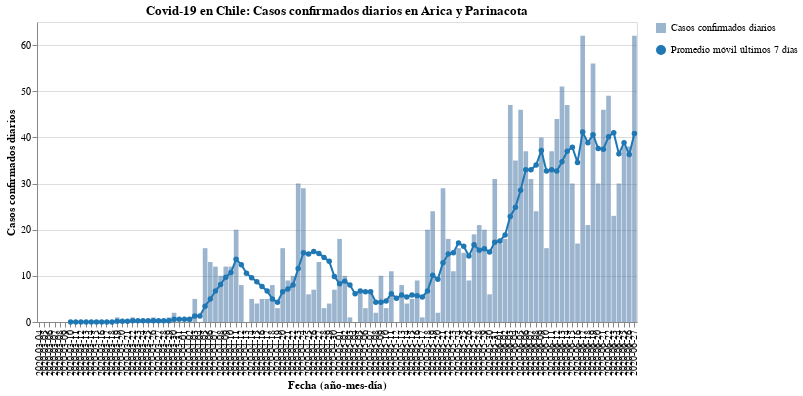

Notebook code for this chart:
### Code cell
#hide_input
bars, line = my_cases_plot(region)
(bars + line).properties(
    title=f'Covid-19 en Chile: Casos confirmados diarios en {region}',
    width=600
)

### Figure 1 — Vega-Lite specification as saved in the notebook (floating-point values rounded to 4 significant figures)
{"config": {"view": {"continuousWidth": 400, "continuousHeight": 300}}, "layer": [{"mark": {"type": "bar", "opacity": 0.7}, "encoding": {"opacity": {"type": "nominal", "field": "Casos confirmados diarios", "legend": {"title": ""}}, "tooltip": [{"type": "nominal", "field": "Fecha"}, {"type": "quantitative", "field": "Casos confirmados"}], "x": {"type": "nominal", "axis": {"title": "Fecha (año-mes-día)"}, "field": "Fecha"}, "y": {"type": "quantitative", "axis": {"title": "Casos confirmados diarios"}, "field": "Casos confirmados"}}}, {"mark": {"type": "line", "color": "#1f77b4", "point": {"filled": true, "fill": "#1f77b4"}}, "encoding": {"shape": {"type": "nominal", "field": "Promedio móvil últimos 7 días", "legend": {"title": ""}}, "x": {"type": "nominal", "axis": {"title": "Fecha (año-mes-día)"}, "field": "Fecha"}, "y": {"type": "quantitative", "field": "Rolling"}}}], "data": {"name": "data-a297566ef8213401701a8c63ac81ded2"}, "title": "Covid-19 en Chile: Casos confirmados diarios en Arica y Parinacota", "width": 600, "$schema": "https://vega.github.io/schema/vega-lite/v4.8.1.json", "datasets": {"data-a297566ef8213401701a8c63ac81ded2": [{"Fecha": "2020-03-04", "Casos confirmados": 0, "Rolling": null, "Casos confirmados diarios": "Casos confirmados diarios", "Promedio móvil últimos 7 días": "Promedio móvil últimos 7 días"}, {"Fecha": "2020-03-05", "Casos confirmados": 0, "Rolling": null, "Casos confirmados diarios": "Casos confirmados diarios", "Promedio móvil últimos 7 días": "Promedio móvil últimos 7 días"}, {"Fecha": "2020-03-06", "Casos confirmados": 0, "Rolling": null, "Casos confirmados diarios": "Casos confirmados diarios", "Promedio móvil últimos 7 días": "Promedio móvil últimos 7 días"}, {"Fecha": "2020-03-07", "Casos confirmados": 0, "Rolling": null, "Casos confirmados diarios": "Casos confirmados diarios", "Promedio móvil últimos 7 días": "Promedio móvil últimos 7 días"}, {"Fecha": "2020-03-08", "Casos confirmados": 0, "Rolling": null, "Casos confirmados diarios": "Casos confirmados diarios", "Promedio móvil últimos 7 días": "Promedio móvil últimos 7 días"}, {"Fecha": "2020-03-09", "Casos confirmados": 0, "Rolling": null, "Casos confirmados diarios": "Casos confirmados diarios", "Promedio móvil últimos 7 días": "Promedio móvil últimos 7 días"}, {"Fecha": "2020-03-10", "Casos confirmados": 0, "Rolling": 0.0, "Casos confirmados diarios": "Casos confirmados diarios", "Promedio móvil últimos 7 días": "Promedio móvil últimos 7 días"}, {"Fecha": "2020-03-11", "Casos confirmados": 0, "Rolling": 0.0, "Casos confirmados diarios": "Casos confirmados diarios", "Promedio móvil últimos 7 días": "Promedio móvil últimos 7 días"}, {"Fecha": "2020-03-12", "Casos confirmados": 0, "Rolling": 0.0, "Casos confirmados diarios": "Casos confirmados diarios", "Promedio móvil últimos 7 días": "Promedio móvil últimos 7 días"}, {"Fecha": "2020-03-13", "Casos confirmados": 0, "Rolling": 0.0, "Casos confirmados diarios": "Casos confirmados diarios", "Promedio móvil últimos 7 días": "Promedio móvil últimos 7 días"}, {"Fecha": "2020-03-14", "Casos confirmados": 0, "Rolling": 0.0, "Casos confirmados diarios": "Casos confirmados diarios", "Promedio móvil últimos 7 días": "Promedio móvil últimos 7 días"}, {"Fecha": "2020-03-15", "Casos confirmados": 0, "Rolling": 0.0, "Casos confirmados diarios": "Casos confirmados diarios", "Promedio móvil últimos 7 días": "Promedio móvil últimos 7 días"}, {"Fecha": "2020-03-16", "Casos confirmados": 0, "Rolling": 0.0, "Casos confirmados diarios": "Casos confirmados diarios", "Promedio móvil últimos 7 días": "Promedio móvil últimos 7 días"}, {"Fecha": "2020-03-17", "Casos confirmados": 0, "Rolling": 0.0, "Casos confirmados diarios": "Casos confirmados diarios", "Promedio móvil últimos 7 días": "Promedio móvil últimos 7 días"}, {"Fecha": "2020-03-18", "Casos confirmados": 0, "Rolling": 0.0, "Casos confirmados diarios": "Casos confirmados diarios", "Promedio móvil últimos 7 días": "Promedio móvil últimos 7 días"}, {"Fecha": "2020-03-19", "Casos confirmados": 1, "Rolling": 0.1429, "Casos confirmados diarios": "Casos confirmados diarios", "Promedio móvil últimos 7 días": "Promedio móvil últimos 7 días"}, {"Fecha": "2020-03-20", "Casos confirmados": 0, "Rolling": 0.1429, "Casos confirmados diarios": "Casos confirmados diarios", "Promedio móvil últimos 7 días": "Promedio móvil últimos 7 días"}, {"Fecha": "2020-03-21", "Casos confirmados": 0, "Rolling": 0.1429, "Casos confirmados diarios": "Casos confirmados diarios", "Promedio móvil últimos 7 días": "Promedio móvil últimos 7 días"}, {"Fecha": "2020-03-22", "Casos confirmados": 1, "Rolling": 0.2857, "Casos confirmados diarios": "Casos confirmados diarios", "Promedio móvil últimos 7 días": "Promedio móvil últimos 7 días"}, {"Fecha": "2020-03-23", "Casos confirmados": 0, "Rolling": 0.2857, "Casos confirmados diarios": "Casos confirmados diarios", "Promedio móvil últimos 7 días": "Promedio móvil últimos 7 días"}, {"Fecha": "2020-03-24", "Casos confirmados": 0, "Rolling": 0.2857, "Casos confirmados diarios": "Casos confirmados diarios", "Promedio móvil últimos 7 días": "Promedio móvil últimos 7 días"}, {"Fecha": "2020-03-25", "Casos confirmados": 0, "Rolling": 0.2857, "Casos confirmados diarios": "Casos confirmados diarios", "Promedio móvil últimos 7 días": "Promedio móvil últimos 7 días"}, {"Fecha": "2020-03-26", "Casos confirmados": 1, "Rolling": 0.2857, "Casos confirmados diarios": "Casos confirmados diarios", "Promedio móvil últimos 7 días": "Promedio móvil últimos 7 días"}, {"Fecha": "2020-03-27", "Casos confirmados": 0, "Rolling": 0.2857, "Casos confirmados diarios": "Casos confirmados diarios", "Promedio móvil últimos 7 días": "Promedio móvil últimos 7 días"}, {"Fecha": "2020-03-28", "Casos confirmados": 0, "Rolling": 0.2857, "Casos confirmados diarios": "Casos confirmados diarios", "Promedio móvil últimos 7 días": "Promedio móvil últimos 7 días"}, {"Fecha": "2020-03-29", "Casos confirmados": 1, "Rolling": 0.2857, "Casos confirmados diarios": "Casos confirmados diarios", "Promedio móvil últimos 7 días": "Promedio móvil últimos 7 días"}, {"Fecha": "2020-03-30", "Casos confirmados": 2, "Rolling": 0.5714, "Casos confirmados diarios": "Casos confirmados diarios", "Promedio móvil últimos 7 días": "Promedio móvil últimos 7 días"}, {"Fecha": "2020-03-31", "Casos confirmados": 0, "Rolling": 0.5714, "Casos confirmados diarios": "Casos confirmados diarios", "Promedio móvil últimos 7 días": "Promedio móvil últimos 7 días"}, {"Fecha": "2020-04-01", "Casos confirmados": 0, "Rolling": 0.5714, "Casos confirmados diarios": "Casos confirmados diarios", "Promedio móvil últimos 7 días": "Promedio móvil últimos 7 días"}, {"Fecha": "2020-04-02", "Casos confirmados": 1, "Rolling": 0.5714, "Casos confirmados diarios": "Casos confirmados diarios", "Promedio móvil últimos 7 días": "Promedio móvil últimos 7 días"}, {"Fecha": "2020-04-03", "Casos confirmados": 5, "Rolling": 1.286, "Casos confirmados diarios": "Casos confirmados diarios", "Promedio móvil últimos 7 días": "Promedio móvil últimos 7 días"}, {"Fecha": "2020-04-04", "Casos confirmados": 0, "Rolling": 1.286, "Casos confirmados diarios": "Casos confirmados diarios", "Promedio móvil últimos 7 días": "Promedio móvil últimos 7 días"}, {"Fecha": "2020-04-05", "Casos confirmados": 16, "Rolling": 3.429, "Casos confirmados diarios": "Casos confirmados diarios", "Promedio móvil últimos 7 días": "Promedio móvil últimos 7 días"}, {"Fecha": "2020-04-06", "Casos confirmados": 13, "Rolling": 5.0, "Casos confirmados diarios": "Casos confirmados diarios", "Promedio móvil últimos 7 días": "Promedio móvil últimos 7 días"}, {"Fecha": "2020-04-07", "Casos confirmados": 12, "Rolling": 6.714, "Casos confirmados diarios": "Casos confirmados diarios", "Promedio móvil últimos 7 días": "Promedio móvil últimos 7 días"}, {"Fecha": "2020-04-08", "Casos confirmados": 10, "Rolling": 8.143, "Casos confirmados diarios": "Casos confirmados diarios", "Promedio móvil últimos 7 días": "Promedio móvil últimos 7 días"}, {"Fecha": "2020-04-09", "Casos confirmados": 12, "Rolling": 9.714, "Casos confirmados diarios": "Casos confirmados diarios", "Promedio móvil últimos 7 días": "Promedio móvil últimos 7 días"}, {"Fecha": "2020-04-10", "Casos confirmados": 12, "Rolling": 10.71, "Casos confirmados diarios": "Casos confirmados diarios", "Promedio móvil últimos 7 días": "Promedio móvil últimos 7 días"}, {"Fecha": "2020-04-11", "Casos confirmados": 20, "Rolling": 13.57, "Casos confirmados diarios": "Casos confirmados diarios", "Promedio móvil últimos 7 días": "Promedio móvil últimos 7 días"}, {"Fecha": "2020-04-12", "Casos confirmados": 8, "Rolling": 12.43, "Casos confirmados diarios": "Casos confirmados diarios", "Promedio móvil últimos 7 días": "Promedio móvil últimos 7 días"}, {"Fecha": "2020-04-13", "Casos confirmados": 0, "Rolling": 10.57, "Casos confirmados diarios": "Casos confirmados diarios", "Promedio móvil últimos 7 días": "Promedio móvil últimos 7 días"}, {"Fecha": "2020-04-14", "Casos confirmados": 5, "Rolling": 9.571, "Casos confirmados diarios": "Casos confirmados diarios", "Promedio móvil últimos 7 días": "Promedio móvil últimos 7 días"}, {"Fecha": "2020-04-15", "Casos confirmados": 4, "Rolling": 8.714, "Casos confirmados diarios": "Casos confirmados diarios", "Promedio móvil últimos 7 días": "Promedio móvil últimos 7 días"}, {"Fecha": "2020-04-16", "Casos confirmados": 5, "Rolling": 7.714, "Casos confirmados diarios": "Casos confirmados diarios", "Promedio móvil últimos 7 días": "Promedio móvil últimos 7 días"}, {"Fecha": "2020-04-17", "Casos confirmados": 5, "Rolling": 6.714, "Casos confirmados diarios": "Casos confirmados diarios", "Promedio móvil últimos 7 días": "Promedio móvil últimos 7 días"}, {"Fecha": "2020-04-18", "Casos confirmados": 8, "Rolling": 5.0, "Casos confirmados diarios": "Casos confirmados diarios", "Promedio móvil últimos 7 días": "Promedio móvil últimos 7 días"}, {"Fecha": "2020-04-19", "Casos confirmados": 3, "Rolling": 4.286, "Casos confirmados diarios": "Casos confirmados diarios", "Promedio móvil últimos 7 días": "Promedio móvil últimos 7 días"}, {"Fecha": "2020-04-20", "Casos confirmados": 16, "Rolling": 6.571, "Casos confirmados diarios": "Casos confirmados diarios", "Promedio móvil últimos 7 días": "Promedio móvil últimos 7 días"}, {"Fecha": "2020-04-21", "Casos confirmados": 9, "Rolling": 7.143, "Casos confirmados diarios": "Casos confirmados diarios", "Promedio móvil últimos 7 días": "Promedio móvil últimos 7 días"}, {"Fecha": "2020-04-22", "Casos confirmados": 10, "Rolling": 8.0, "Casos confirmados diarios": "Casos confirmados diarios", "Promedio móvil últimos 7 días": "Promedio móvil últimos 7 días"}, {"Fecha": "2020-04-23", "Casos confirmados": 30, "Rolling": 11.57, "Casos confirmados diarios": "Casos confirmados diarios", "Promedio móvil últimos 7 días": "Promedio móvil últimos 7 días"}, {"Fecha": "2020-04-24", "Casos confirmados": 29, "Rolling": 15.0, "Casos confirmados diarios": "Casos confirmados diarios", "Promedio móvil últimos 7 días": "Promedio móvil últimos 7 días"}, {"Fecha": "2020-04-25", "Casos confirmados": 6, "Rolling": 14.71, "Casos confirmados diarios": "Casos confirmados diarios", "Promedio móvil últimos 7 días": "Promedio móvil últimos 7 días"}, {"Fecha": "2020-04-26", "Casos confirmados": 7, "Rolling": 15.29, "Casos confirmados diarios": "Casos confirmados diarios", "Promedio móvil últimos 7 días": "Promedio móvil últimos 7 días"}, {"Fecha": "2020-04-27", "Casos confirmados": 13, "Rolling": 14.86, "Casos confirmados diarios": "Casos confirmados diarios", "Promedio móvil últimos 7 días": "Promedio móvil últimos 7 días"}, {"Fecha": "2020-04-28", "Casos confirmados": 3, "Rolling": 14.0, "Casos confirmados diarios": "Casos confirmados diarios", "Promedio móvil últimos 7 días": "Promedio móvil últimos 7 días"}, {"Fecha": "2020-04-29", "Casos confirmados": 4, "Rolling": 13.14, "Casos confirmados diarios": "Casos confirmados diarios", "Promedio móvil últimos 7 días": "Promedio móvil últimos 7 días"}, {"Fecha": "2020-04-30", "Casos confirmados": 7, "Rolling": 9.857, "Casos confirmados diarios": "Casos confirmados diarios", "Promedio móvil últimos 7 días": "Promedio móvil últimos 7 días"}, {"Fecha": "2020-05-01", "Casos confirmados": 18, "Rolling": 8.286, "Casos confirmados diarios": "Casos confirmados diarios", "Promedio móvil últimos 7 días": "Promedio móvil últimos 7 días"}, {"Fecha": "2020-05-02", "Casos confirmados": 10, "Rolling": 8.857, "Casos confirmados diarios": "Casos confirmados diarios", "Promedio móvil últimos 7 días": "Promedio móvil últimos 7 días"}, {"Fecha": "2020-05-03", "Casos confirmados": 1, "Rolling": 8.0, "Casos confirmados diarios": "Casos confirmados diarios", "Promedio móvil últimos 7 días": "Promedio móvil últimos 7 días"}, {"Fecha": "2020-05-04", "Casos confirmados": 0, "Rolling": 6.143, "Casos confirmados diarios": "Casos confirmados diarios", "Promedio móvil últimos 7 días": "Promedio móvil últimos 7 días"}, {"Fecha": "2020-05-05", "Casos confirmados": 7, "Rolling": 6.714, "Casos confirmados diarios": "Casos confirmados diarios", "Promedio móvil últimos 7 días": "Promedio móvil últimos 7 días"}, {"Fecha": "2020-05-06", "Casos confirmados": 3, "Rolling": 6.571, "Casos confirmados diarios": "Casos confirmados diarios", "Promedio móvil últimos 7 días": "Promedio móvil últimos 7 días"}, {"Fecha": "2020-05-07", "Casos confirmados": 7, "Rolling": 6.571, "Casos confirmados diarios": "Casos confirmados diarios", "Promedio móvil últimos 7 días": "Promedio móvil últimos 7 días"}, {"Fecha": "2020-05-08", "Casos confirmados": 2, "Rolling": 4.286, "Casos confirmados diarios": "Casos confirmados diarios", "Promedio móvil últimos 7 días": "Promedio móvil últimos 7 días"}, {"Fecha": "2020-05-09", "Casos confirmados": 10, "Rolling": 4.286, "Casos confirmados diarios": "Casos confirmados diarios", "Promedio móvil últimos 7 días": "Promedio móvil últimos 7 días"}, {"Fecha": "2020-05-10", "Casos confirmados": 3, "Rolling": 4.571, "Casos confirmados diarios": "Casos confirmados diarios", "Promedio móvil últimos 7 días": "Promedio móvil últimos 7 días"}, {"Fecha": "2020-05-11", "Casos confirmados": 11, "Rolling": 6.143, "Casos confirmados diarios": "Casos confirmados diarios", "Promedio móvil últimos 7 días": "Promedio móvil últimos 7 días"}, {"Fecha": "2020-05-12", "Casos confirmados": 0, "Rolling": 5.143, "Casos confirmados diarios": "Casos confirmados diarios", "Promedio móvil últimos 7 días": "Promedio móvil últimos 7 días"}, {"Fecha": "2020-05-13", "Casos confirmados": 8, "Rolling": 5.857, "Casos confirmados diarios": "Casos confirmados diarios", "Promedio móvil últimos 7 días": "Promedio móvil últimos 7 días"}, {"Fecha": "2020-05-14", "Casos confirmados": 4, "Rolling": 5.429, "Casos confirmados diarios": "Casos confirmados diarios", "Promedio móvil últimos 7 días": "Promedio móvil últimos 7 días"}, {"Fecha": "2020-05-15", "Casos confirmados": 5, "Rolling": 5.857, "Casos confirmados diarios": "Casos confirmados diarios", "Promedio móvil últimos 7 días": "Promedio móvil últimos 7 días"}, {"Fecha": "2020-05-16", "Casos confirmados": 9, "Rolling": 5.714, "Casos confirmados diarios": "Casos confirmados diarios", "Promedio móvil últimos 7 días": "Promedio móvil últimos 7 días"}, {"Fecha": "2020-05-17", "Casos confirmados": 1, "Rolling": 5.429, "Casos confirmados diarios": "Casos confirmados diarios", "Promedio móvil últimos 7 días": "Promedio móvil últimos 7 días"}, {"Fecha": "2020-05-18", "Casos confirmados": 20, "Rolling": 6.714, "Casos confirmados diarios": "Casos confirmados diarios", "Promedio móvil últimos 7 días": "Promedio móvil últimos 7 días"}, {"Fecha": "2020-05-19", "Casos confirmados": 24, "Rolling": 10.14, "Casos confirmados diarios": "Casos confirmados diarios", "Promedio móvil últimos 7 días": "Promedio móvil últimos 7 días"}, {"Fecha": "2020-05-20", "Casos confirmados": 2, "Rolling": 9.286, "Casos confirmados diarios": "Casos confirmados diarios", "Promedio móvil últimos 7 días": "Promedio móvil últimos 7 días"}, {"Fecha": "2020-05-21", "Casos confirmados": 29, "Rolling": 12.86, "Casos confirmados diarios": "Casos confirmados diarios", "Promedio móvil últimos 7 días": "Promedio móvil últimos 7 días"}, {"Fecha": "2020-05-22", "Casos confirmados": 18, "Rolling": 14.71, "Casos confirmados diarios": "Casos confirmados diarios", "Promedio móvil últimos 7 días": "Promedio móvil últimos 7 días"}, {"Fecha": "2020-05-23", "Casos confirmados": 11, "Rolling": 15.0, "Casos confirmados diarios": "Casos confirmados diarios", "Promedio móvil últimos 7 días": "Promedio móvil últimos 7 días"}, {"Fecha": "2020-05-24", "Casos confirmados": 16, "Rolling": 17.14, "Casos confirmados diarios": "Casos confirmados diarios", "Promedio móvil últimos 7 días": "Promedio móvil últimos 7 días"}, {"Fecha": "2020-05-25", "Casos confirmados": 15, "Rolling": 16.43, "Casos confirmados diarios": "Casos confirmados diarios", "Promedio móvil últimos 7 días": "Promedio móvil últimos 7 días"}, {"Fecha": "2020-05-26", "Casos confirmados": 9, "Rolling": 14.29, "Casos confirmados diarios": "Casos confirmados diarios", "Promedio móvil últimos 7 días": "Promedio móvil últimos 7 días"}, {"Fecha": "2020-05-27", "Casos confirmados": 19, "Rolling": 16.71, "Casos confirmados diarios": "Casos confirmados diarios", "Promedio móvil últimos 7 días": "Promedio móvil últimos 7 días"}, {"Fecha": "2020-05-28", "Casos confirmados": 21, "Rolling": 15.57, "Casos confirmados diarios": "Casos confirmados diarios", "Promedio móvil últimos 7 días": "Promedio móvil últimos 7 días"}, {"Fecha": "2020-05-29", "Casos confirmados": 20, "Rolling": 15.86, "Casos confirmados diarios": "Casos confirmados diarios", "Promedio móvil últimos 7 días": "Promedio móvil últimos 7 días"}, {"Fecha": "2020-05-30", "Casos confirmados": 6, "Rolling": 15.14, "Casos confirmados diarios": "Casos confirmados diarios", "Promedio móvil últimos 7 días": "Promedio móvil últimos 7 días"}, {"Fecha": "2020-05-31", "Casos confirmados": 31, "Rolling": 17.29, "Casos confirmados diarios": "Casos confirmados diarios", "Promedio móvil últimos 7 días": "Promedio móvil últimos 7 días"}, {"Fecha": "2020-06-01", "Casos confirmados": 17, "Rolling": 17.57, "Casos confirmados diarios": "Casos confirmados diarios", "Promedio móvil últimos 7 días": "Promedio móvil últimos 7 días"}, {"Fecha": "2020-06-02", "Casos confirmados": 18, "Rolling": 18.86, "Casos confirmados diarios": "Casos confirmados diarios", "Promedio móvil últimos 7 días": "Promedio móvil últimos 7 días"}, {"Fecha": "2020-06-03", "Casos confirmados": 47, "Rolling": 22.86, "Casos confirmados diarios": "Casos confirmados diarios", "Promedio móvil últimos 7 días": "Promedio móvil últimos 7 días"}, {"Fecha": "2020-06-04", "Casos confirmados": 35, "Rolling": 24.86, "Casos confirmados diarios": "Casos confirmados diarios", "Promedio móvil últimos 7 días": "Promedio móvil últimos 7 días"}, {"Fecha": "2020-06-05", "Casos confirmados": 46, "Rolling": 28.57, "Casos confirmados diarios": "Casos confirmados diarios", "Promedio móvil últimos 7 días": "Promedio móvil últimos 7 días"}, {"Fecha": "2020-06-06", "Casos confirmados": 37, "Rolling": 33.0, "Casos confirmados diarios": "Casos confirmados diarios", "Promedio móvil últimos 7 días": "Promedio móvil últimos 7 días"}, {"Fecha": "2020-06-07", "Casos confirmados": 31, "Rolling": 33.0, "Casos confirmados diarios": "Casos confirmados diarios", "Promedio móvil últimos 7 días": "Promedio móvil últimos 7 días"}, {"Fecha": "2020-06-08", "Casos confirmados": 24, "Rolling": 34.0, "Casos confirmados diarios": "Casos confirmados diarios", "Promedio móvil últimos 7 días": "Promedio móvil últimos 7 días"}, {"Fecha": "2020-06-09", "Casos confirmados": 40, "Rolling": 37.14, "Casos confirmados diarios": "Casos confirmados diarios", "Promedio móvil últimos 7 días": "Promedio móvil últimos 7 días"}, {"Fecha": "2020-06-10", "Casos confirmados": 16, "Rolling": 32.71, "Casos confirmados diarios": "Casos confirmados diarios", "Promedio móvil últimos 7 días": "Promedio móvil últimos 7 días"}, {"Fecha": "2020-06-11", "Casos confirmados": 37, "Rolling": 33.0, "Casos confirmados diarios": "Casos confirmados diarios", "Promedio móvil últimos 7 días": "Promedio móvil últimos 7 días"}, {"Fecha": "2020-06-12", "Casos confirmados": 44, "Rolling": 32.71, "Casos confirmados diarios": "Casos confirmados diarios", "Promedio móvil últimos 7 días": "Promedio móvil últimos 7 días"}, {"Fecha": "2020-06-13", "Casos confirmados": 51, "Rolling": 34.71, "Casos confirmados diarios": "Casos confirmados diarios", "Promedio móvil últimos 7 días": "Promedio móvil últimos 7 días"}, {"Fecha": "2020-06-14", "Casos confirmados": 47, "Rolling": 37.0, "Casos confirmados diarios": "Casos confirmados diarios", "Promedio móvil últimos 7 días": "Promedio móvil últimos 7 días"}, {"Fecha": "2020-06-15", "Casos confirmados": 30, "Rolling": 37.86, "Casos confirmados diarios": "Casos confirmados diarios", "Promedio móvil últimos 7 días": "Promedio móvil últimos 7 días"}, {"Fecha": "2020-06-16", "Casos confirmados": 17, "Rolling": 34.57, "Casos confirmados diarios": "Casos confirmados diarios", "Promedio móvil últimos 7 días": "Promedio móvil últimos 7 días"}, {"Fecha": "2020-06-17", "Casos confirmados": 62, "Rolling": 41.14, "Casos confirmados diarios": "Casos confirmados diarios", "Promedio móvil últimos 7 días": "Promedio móvil últimos 7 días"}, {"Fecha": "2020-06-18", "Casos confirmados": 21, "Rolling": 38.86, "Casos confirmados diarios": "Casos confirmados diarios", "Promedio móvil últimos 7 días": "Promedio móvil últimos 7 días"}, {"Fecha": "2020-06-19", "Casos confirmados": 56, "Rolling": 40.57, "Casos confirmados diarios": "Casos confirmados diarios", "Promedio móvil últimos 7 días": "Promedio móvil últimos 7 días"}, {"Fecha": "2020-06-20", "Casos confirmados": 30, "Rolling": 37.57, "Casos confirmados diarios": "Casos confirmados diarios", "Promedio móvil últimos 7 días": "Promedio móvil últimos 7 días"}, {"Fecha": "2020-06-21", "Casos confirmados": 46, "Rolling": 37.43, "Casos confirmados diarios": "Casos confirmados diarios", "Promedio móvil últimos 7 días": "Promedio móvil últimos 7 días"}, {"Fecha": "2020-06-22", "Casos confirmados": 49, "Rolling": 40.14, "Casos confirmados diarios": "Casos confirmados diarios", "Promedio móvil últimos 7 días": "Promedio móvil últimos 7 días"}, {"Fecha": "2020-06-23", "Casos confirmados": 23, "Rolling": 41.0, "Casos confirmados diarios": "Casos confirmados diarios", "Promedio móvil últimos 7 días": "Promedio móvil últimos 7 días"}, {"Fecha": "2020-06-24", "Casos confirmados": 30, "Rolling": 36.43, "Casos confirmados diarios": "Casos confirmados diarios", "Promedio móvil últimos 7 días": "Promedio móvil últimos 7 días"}, {"Fecha": "2020-06-25", "Casos confirmados": 38, "Rolling": 38.86, "Casos confirmados diarios": "Casos confirmados diarios", "Promedio móvil últimos 7 días": "Promedio móvil últimos 7 días"}, {"Fecha": "2020-06-26", "Casos confirmados": 38, "Rolling": 36.29, "Casos confirmados diarios": "Casos confirmados diarios", "Promedio móvil últimos 7 días": "Promedio móvil últimos 7 días"}, {"Fecha": "2020-06-27", "Casos confirmados": 62, "Rolling": 40.86, "Casos confirmados diarios": "Casos confirmados diarios", "Promedio móvil últimos 7 días": "Promedio móvil últimos 7 días"}]}}
